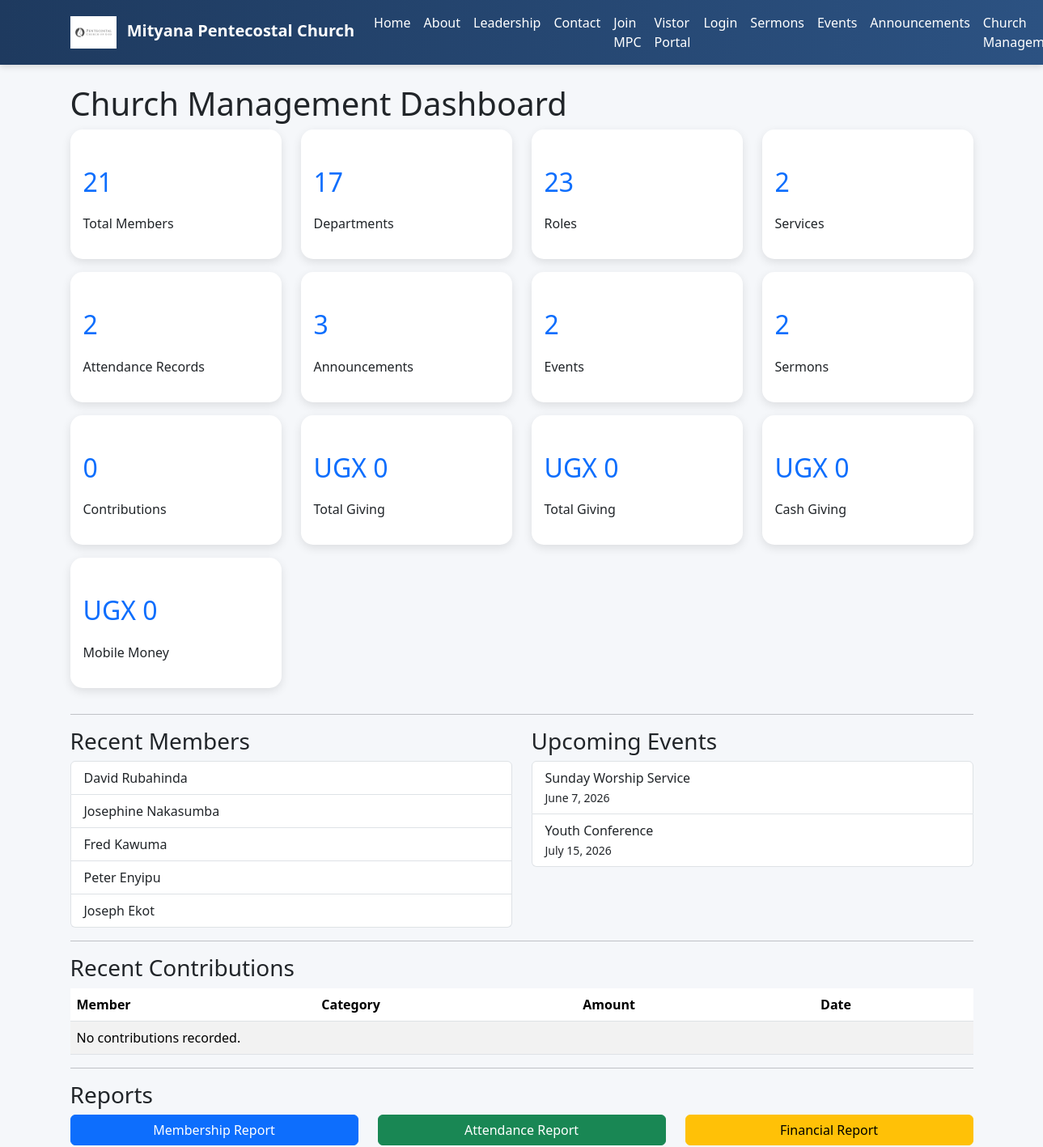
The app's page /dashboard/ (signed in, upper part), older data.
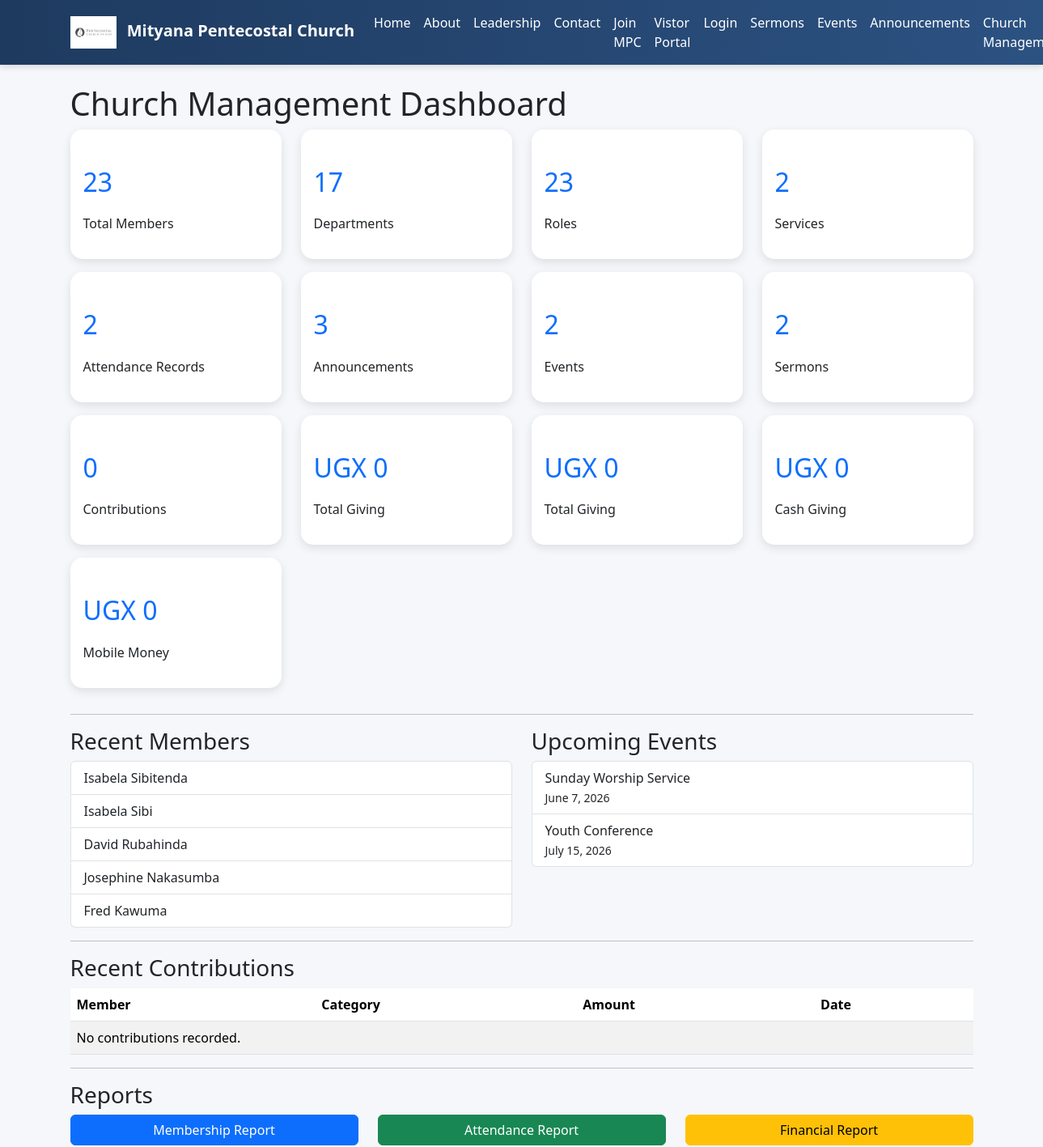
The same page, newer data.
### members/models.py (models this page shows, shortened)
class Member(models.Model):
    MEMBERSHIP_STATUS = [
        ('ACTIVE', 'Active'),
        ('VISITOR', 'Visitor'),
        ('INACTIVE', 'Inactive'),
    ]
    user = models.OneToOneField(
        settings.AUTH_USER_MODEL,
        on_delete=models.SET_NULL,
        null=True,
        blank=True
    )
    first_name = models.CharField(max_length=100)
    last_name = models.CharField(max_length=100)
    gender = models.CharField(
        max_length=1,
        choices=[
            ('M', 'Male'),
            ('F', 'Female')
        ]
    )
    department = models.ForeignKey(
        Department,
        on_delete=models.SET_NULL,
        null=True,
        blank=True
    )
    role = models.ForeignKey(
    Role,
    on_delete=models.SET_NULL,
    null=True,
    blank=True
    )
    status = models.CharField(
        max_length=20,
        choices=MEMBERSHIP_STATUS,
        default='ACTIVE'
    )
    phone_number = models.CharField(
        max_length=20,
        blank=True
    )
    email = models.EmailField(
        blank=True
    )
    whatsapp_number = models.CharField(
       max_length=20,
       blank=True
    )
    next_of_kin = models.CharField(
       max_length=255,
       blank=True
    )
    next_of_kin_contact = models.CharField(
       max_length=20,
       blank=True
    )
    village = models.CharField(
       max_length=100,
       blank=True
    )
    parish = models.CharField(
       max_length=100,
       blank=True
    )
    sub_county = models.CharField(
       max_length=100,
       blank=True
    )
    district = models.CharField(
       max_length=100,
       blank=True
    )
    birthday = models.DateField(
        null=True,
        blank=True
    )
    MARITAL_STATUS_CHOICES = [
        ('SINGLE', 'Single'),
        ('MARRIED', 'Married'),
        ('DIVORCED', 'Divorced'),
        ('WIDOWED', 'Widowed'),
    ]
    marital_status = models.CharField(
        max_length=20,
        choices=MARITAL_STATUS_CHOICES,
        blank=True
    )
    number_of_children = models.PositiveIntegerField(
        default=0
    )
    occupation = models.CharField(
        max_length=100,
        blank=True
    )
    employer = models.CharField(
        max_length=255,
        blank=True
    )
    place_of_work = models.CharField(
        max_length=255,
        blank=True
    )
    education_level = models.CharField(
        max_length=100,
        blank=True
    )
    is_student = models.BooleanField(
        default=False
    )
    school_name = models.CharField(
        max_length=255,
        blank=True
    )
    is_renting = models.BooleanField(
        default=False
    )
    landlord_name = models.CharField(
        max_length=255,
        blank=True
    )
    date_saved = models.DateField(
        null=True,
        blank=True
    )
    church_where_saved = models.CharField(
        max_length=255,
        blank=True
    )
    is_baptized = models.BooleanField(
        default=False
    )
    baptism_date = models.DateField(
        null=True,
        blank=True
    )
    baptism_place = models.CharField(
        max_length=255,
        blank=True
    )
    former_church = models.CharField(
        max_length=255,
        blank=True
    )
    former_pastor = models.CharField(
        max_length=255,
        blank=True
    )
    previous_ministry = models.CharField(
        max_length=255,
        blank=True
    )
    desired_ministry = models.ForeignKey(
        Department,
        on_delete=models.SET_NULL,
        null=True,
        blank=True,
        related_name='interested_members'
    )
    years_at_mpc = models.PositiveIntegerField(
        default=0
    )
    address = models.CharField(
        max_length=255,
        blank=True
    )
    date_joined = models.DateField(
        null=True,
        blank=True
    )
    is_active = models.BooleanField(
        default=True
    )
    created_at = models.DateTimeField(
        auto_now_add=True
    )

### events/models.py (models this page shows, shortened)
class Event(models.Model):
    title = models.CharField(max_length=200)
    description = models.TextField()
    event_date = models.DateField()
    event_time = models.TimeField()
    venue = models.CharField(max_length=200)
    is_active = models.BooleanField(default=True)
    created_at = models.DateTimeField(auto_now_add=True)
    class Meta:
        ordering = ['event_date']

### dashboard/views.py (the view)
@login_required
def dashboard_home(request):
    total_amount = Contribution.objects.aggregate(
        total=Sum('amount')
    )['total'] or 0
    mobile_money_total = Contribution.objects.filter(
        payment_method='MOBILE_MONEY'
    ).aggregate(
        total=Sum('amount')
    )['total'] or 0
    cash_total = Contribution.objects.filter(
        payment_method='CASH'
    ).aggregate(
        total=Sum('amount')
    )['total'] or 0
    recent_members = Member.objects.order_by(
    '-created_at'
    )[:5]
    recent_contributions = Contribution.objects.order_by(
        '-contribution_date'
    )[:5]
    upcoming_events = Event.objects.filter(
        is_active=True
    ).order_by(
        'event_date'
    )[:5]
    recent_announcements = Announcement.objects.filter(
        is_active=True
    ).order_by(
        '-created_at'
    )[:5]
    recent_activity = ActivityLog.objects.order_by(
        '-created_at'
    )[:10]
    monthly_giving = list(
        Contribution.objects
        .annotate(month=TruncMonth('contribution_date'))
        .values('month')
        .annotate(total=Sum('amount'))
        .order_by('month')
    )
    attendance_summary = list(
        Attendance.objects
        .values('status')
        .annotate(total=Count('id'))
    )
    today = date.today()
    birthdays = Member.objects.filter(
        birthday__month=today.month,
        birthday__day=today.day
    )
    context = {
        'member_count': Member.objects.count(),
        'department_count': Department.objects.count(),
        'role_count': Role.objects.count(),
        'announcement_count': Announcement.objects.count(),
        'event_count': Event.objects.count(),
        'sermon_count': Sermon.objects.count(),
        'attendance_count': Attendance.objects.count(),
        'service_count': Service.objects.count(),
        'total_contributions': Contribution.objects.count(),
        'total_amount': total_amount,
        'mobile_money_total': mobile_money_total,
        'cash_total': cash_total,
        'recent_members': recent_members,
        'recent_contributions': recent_contributions,
        'upcoming_events': upcoming_events,
        'recent_announcements': recent_announcements,
        'recent_activity': recent_activity,
        'monthly_giving': monthly_giving,
        'attendance_summary': attendance_summary,
        'birthdays': birthdays,
    }
    return render(
        request,
        'dashboard/home.html',
        context
    )

### templates/dashboard/home.html (shortened to what the changed rows need)
{% extends 'base.html' %}
{% block content %}
<h1>Church Management Dashboard</h1>
<div class="row">
    <div class="col-md-3">
        <div class="card p-3 mb-3">
            <h2>{{ member_count }}</h2>
            <p>Total Members</p>
        </div>
    </div>
    <div class="col-md-3">
        <div class="card p-3 mb-3">
            <h2>{{ department_count }}</h2>
        </div>
    </div>
    <div class="col-md-3">
        <div class="card p-3 mb-3">
            <h2>{{ role_count }}</h2>
        </div>
    </div>
    <div class="col-md-3">
        <div class="card p-3 mb-3">
            <h2>{{ service_count }}</h2>
        </div>
    </div>
</div>
<div class="row">
    <div class="col-md-3">
        <div class="card p-3 mb-3">
            <h2>{{ attendance_count }}</h2>
        </div>
    </div>
    <div class="col-md-3">
        <div class="card p-3 mb-3">
            <h2>{{ announcement_count }}</h2>
        </div>
    </div>
    <div class="col-md-3">
        <div class="card p-3 mb-3">
            <h2>{{ event_count }}</h2>
        </div>
    </div>
    <div class="col-md-3">
        <div class="card p-3 mb-3">
            <h2>{{ sermon_count }}</h2>
        </div>
    </div>
    <div class="col-md-3">
        <div class="card p-3 mb-3">
            <h2>{{ total_contributions }}</h2>
        </div>
    </div>
    <div class="col-md-3">
        <div class="card p-3 mb-3">
            <h2>UGX {{ total_amount }}</h2>
        </div>
    </div>
    <div class="col-md-3">
        <div class="card p-3 mb-3">
            <h2>UGX {{ total_amount }}</h2>
        </div>
    </div>
    <div class="col-md-3">
        <div class="card p-3 mb-3">
            <h2>UGX {{ cash_total }}</h2>
        </div>
    </div>
    <div class="col-md-3">
        <div class="card p-3 mb-3">
            <h2>UGX {{ mobile_money_total }}</h2>
        </div>
    </div>
</div>
<div class="row">
    <div class="col-md-6">
        <ul class="list-group">
            {% for member in recent_members %}
            <li class="list-group-item">
                {{ member.first_name }}
                {{ member.last_name }}
            </li>
            {% empty %}
            <li class="list-group-item">
                No members found.
            </li>
            {% endfor %}
        </ul>
    </div>
    <div class="col-md-6">
        <ul class="list-group">
            {% for event in upcoming_events %}
            <li class="list-group-item">
                {{ event.title }}
                <br>
                <small>
                    {{ event.event_date }}
                </small>
            </li>
            {% empty %}
            <li class="list-group-item">
                No upcoming events.
            </li>
            {% endfor %}
        </ul>
    </div>
</div>
<table class="table table-striped">
    <thead>
        <tr>
            <th>Member</th>
            <th>Category</th>
            <th>Amount</th>
            <th>Date</th>
        </tr>
    </thead>
</table>
{% endblock %}

Row changes from the older to the newer data that the page shows:
no longer on this page (row unchanged): Member: first_name "Peter", last_name "Enyipu"
no longer on this page (row unchanged): Member: first_name "Joseph", last_name "Ekot"
added Member: first_name "Isabela", last_name "Sibitenda"
added Member: first_name "Isabela", last_name "Sibi"
Text that changed along with them:
{{ member_count }}: "21" → "23"
